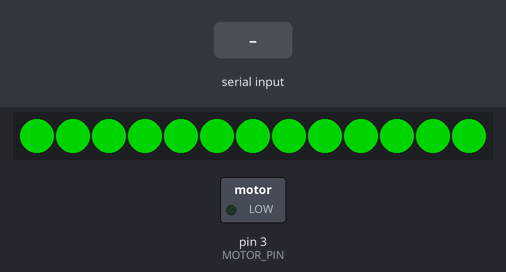
A sketch run on a simulated Arduino Uno, built with avr-gcc and run on an emulated ATmega328P. Parts: 13 RGB LEDs in strip order, left to right, switched loads named in the sketch (green lamp = pin HIGH). The test bench sets the inputs (shaded band). Dim RGB values are drawn brighter than linear.

Above: at 6.4 s.
7.7 s: "^" received over Serial
At 8.07 s:
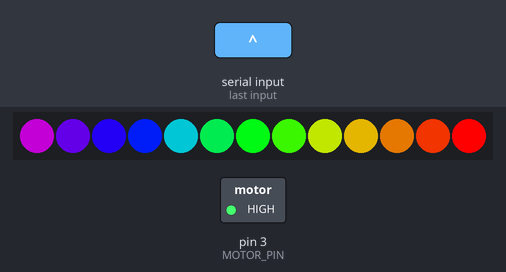
9.4 s: "v" received over Serial
At 10.3 s:
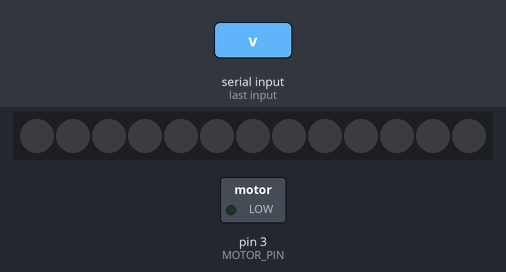
Timing chart, 0 to 12.4 s (numbered marks = the images above; inputs shaded):
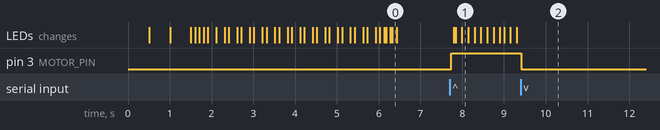

The sketch:

main.ino
```cpp
// ----- настройки -----

#define DI_PIN 7                        // пин подключения ленты
#define NUM_LEDS 13                     // количество светодиодов в ленте

#define ROUND_TIME 300                  // время одного полного оборота оси на полной скорости

#define MOTOR_PIN 3                     // пин подключения мотора

#define start_flashes 1                 // проверка цветов при запуске (1 - включить, 0 - выключить)

// ---- \настройки/ ----
#include <FastLED.h>
#include <SoftwareSerial.h>


char leds_mem[NUM_LEDS];
long availableBytes;

bool leds_on = false;
bool showing_half = false;

String strData = "";

CRGB leds[NUM_LEDS];  // создаём ленту

void setup() {
    FastLED.addLeds<WS2812, DI_PIN, GRB>(leds, NUM_LEDS);  // инициализация светодиодов
    FastLED.showColor(CRGB::Black); // если нажат reset, то лента

    // вспышки красным синим и зелёным при запуске (можно отключить)
    if (start_flashes) {
        LEDS.showColor(CRGB::Red);
        delay(500);
        LEDS.showColor(CRGB::Green);
        delay(500);
        LEDS.showColor(CRGB::Blue);
        delay(500);
        LEDS.showColor(CRGB::Black);


        // Тест цвета закончен
        delay(100);
        LEDS.showColor(CRGB::Red);
        delay(100);
        LEDS.showColor(CRGB::Black);
        delay(100);
        LEDS.showColor(CRGB::Red);
        delay(100);
        LEDS.showColor(CRGB::Black);


        delay(200);


        for (char i = 0; i < NUM_LEDS; i++) {
            leds[i] = CRGB::Red; // показываем красный
            leds[NUM_LEDS - 1 - i] = CRGB::Green; // показываем зелёный
            FastLED.show(); // записываем на ленточку
            delay(200);
            leds[i] = CRGB::Black; // показываем чёрный
            leds[NUM_LEDS - 1 - i] = CRGB::Black;
            FastLED.show(); // записываем на ленточку
            delay(100);
        }

    }

    pinMode(MOTOR_PIN, OUTPUT);

    LEDS.showColor(CRGB::Green);
    delay(100);


    Serial.begin(9600);
    while (!Serial) { ; } // wait for serial port to connect. Needed for native USB port only


    LEDS.showColor(CRGB::Black);
    delay(50);
    LEDS.showColor(CRGB::Green);
    delay(100);
    LEDS.showColor(CRGB::Black);
    delay(50);
    LEDS.showColor(CRGB::Green);
    delay(100);
    LEDS.showColor(CRGB::Black);

}

void loop() {

    availableBytes = Serial.available(); // обновляем число байт в буфере serial

    if (availableBytes == 1) {
        delay(10);
        if (Serial.available() == 1) {
            char cmd = Serial.read();

            if (cmd == '^') {
                Start();
            } else if (cmd == 'v') {
                LEDS.showColor(CRGB::Black); // убираем полностью свет
                analogWrite(MOTOR_PIN, 0); // отключаем мотор
                leds_on = false;
            }
        }
    }

    delay(50);
    availableBytes = Serial.available(); // обновляем число байт в буфере serial

    if (availableBytes == NUM_LEDS) {

        for (char i = 0; i < NUM_LEDS; i++) {
            char sym = Serial.read();

            /* /// СВОЯ РЕАЛИЗАЦИЯ strtol \\\ */
            sym = sym > 47 && sym < 58 ? // цифра
                  sym - 48 :
                  sym > 96 && sym < 103 ? // a-f
                  sym - 87 :
                  0;
            /* \\\ СВОЯ РЕАЛИЗАЦИЯ strtol /// */

            leds_mem[i] = sym << 4 | sym;

        }

        showing_half = false;

    } else if (availableBytes > NUM_LEDS) {

        for (int i = 0; i < availableBytes; i++)
            Serial.read();

    }


    // если вообще работаем
    if (leds_on) {

        // мы находимся на "светлой стороне"?
        bool visible_half = millis() % ROUND_TIME > ROUND_TIME / 2;

        // если на светлой и предыдущая была показана тёмная
        if (visible_half && !showing_half) {
            ShowColorsFromMem();
            showing_half = true;
        } else if (!visible_half && showing_half) {   // если текущая сторона тёмная и предыдущая светлая была
            FastLED.showColor(CRGB(0, 0, 0));
            showing_half = false;
        }

    }

}

void Start() {

    for (char i = 0; i < NUM_LEDS; i++) {
        // 224 = 14 * 16  -  фиолетовый в 16ричной системе переводим в 256
        leds_mem[NUM_LEDS - 1 - i] = 224 * i / NUM_LEDS;
    }

    // говорим, что предудыщей была "тёмная" сторона, чтобы изменить цвет, если ось находится на "светлой" стороне
    showing_half = false;
    leds_on = true;

    // "да будет движение" - сказал Ньютон и включил моторчик
    analogWrite(MOTOR_PIN, 255);
}

void ShowColorsFromMem() {

    for (char i = 0; i < NUM_LEDS; i++)
        leds[i].setHue(leds_mem[i]);       // назначаем цвет

    FastLED.show();                 // записываем в ленточку

}
```

Measured:
- after the input at 7.7 s, pin 3 (MOTOR_PIN): LOW → HIGH at once; the LEDs: change after 0.09 s (image 1)
- after the input at 9.4 s, pin 3 (MOTOR_PIN): HIGH → LOW at once
